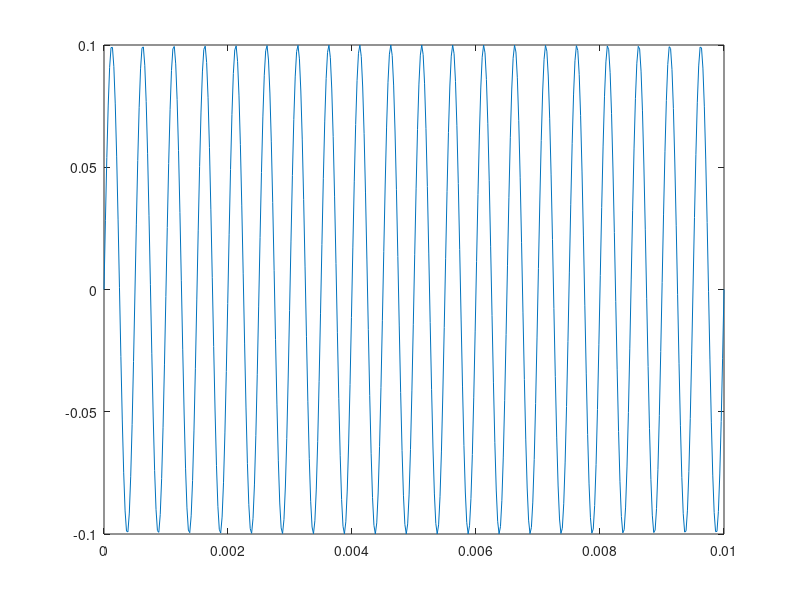
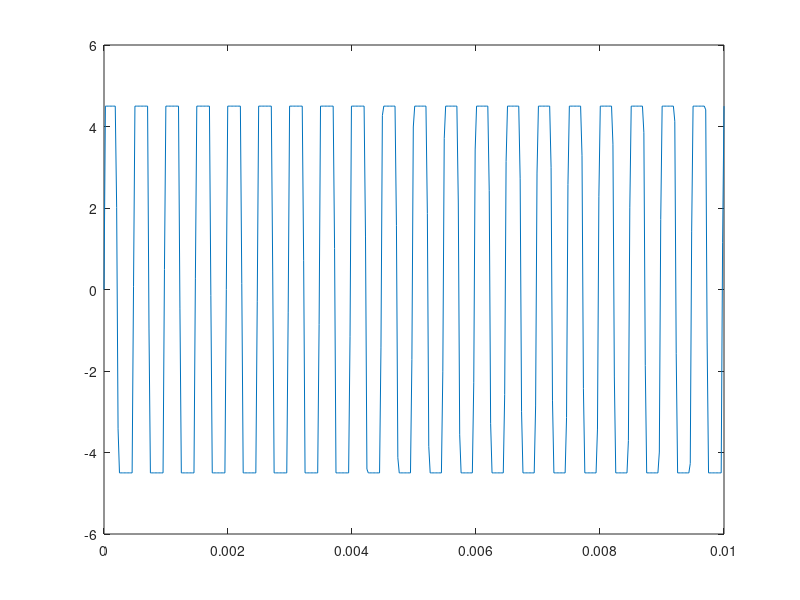
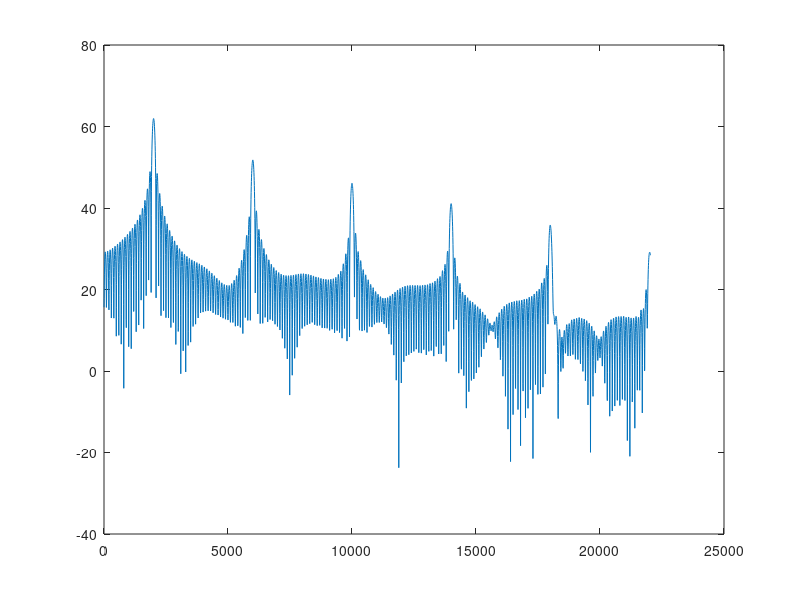
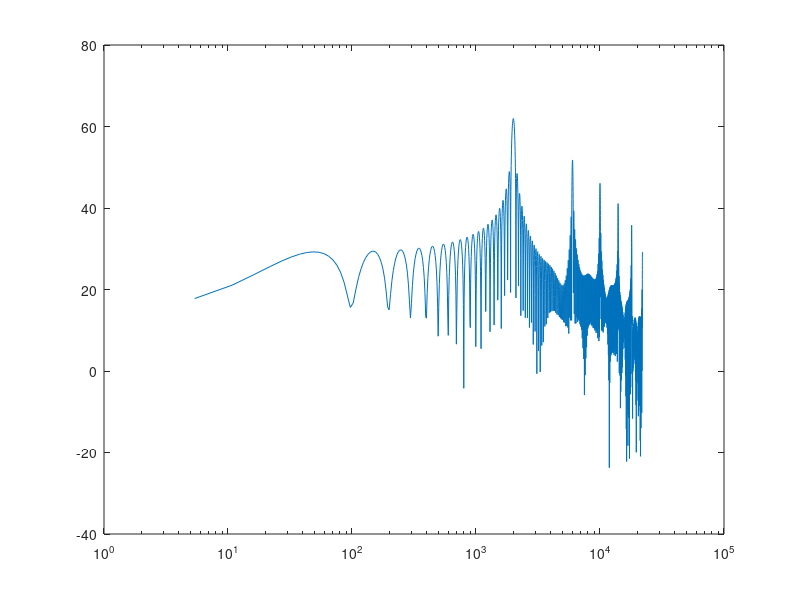

These charts were generated, in order, by the following MATLAB code:
%%

%%
clc;clear; close all;
Fs = 44100;
Ts = 1/Fs;
f = 2000;
t = [0:Ts:0.01].';

Vi = 0.1* sin(2*pi*f*t);

N = length(Vi);
C1 = 47e-9;
R1 = Ts/(2*C1);
R3 = 4700;
R4 = 1e6;
Rp = 0; % max

G = 1 / (R1+R3+Rp);
Gb = (R3+Rp) * G;
Gi = 1 + R4*G;
Gx1 = R1 * R4 * G;
x1 = 0;
x2 = 0;
Vo = zeros(N,1);
Vb = 0;
Vr1 = 0;

for n = 1:N
   Vb = Gb*Vi(n,1) - R1*Gb*x1;
   Vr1 = Vi(n,1) - Vb;
   Vo(n,1) = Gi*Vi(n,1) - Gx1*x1;
   if Vo(n,1) > 4.5;
       Vo(n,1) = 4.5;
   elseif Vo(n,1) < -4.5;
       Vo(n,1) = -4.5;  
   end
   if n < N
       x1 = (2 * Vr1 / R1) - x1;
   end
end

% Waveform
plot(t,Vi);
figure;

plot(t, Vo);

figure;
[H,F] = freqz(Vo,1,4096,Fs);
plot(F , 20*log10(abs(H)));
figure;
semilogx(F , 20*log10(abs(H)));


Vi2 = Vo;

% Diod parameters
eta = 1;
Is = 1*10^-15;
Vt = 26*10^-3;

C2 = 1*10^-9;
R2 = Ts/(2*C2);
R5 = 10e3;

Vo2 = zeros(N,1);
x = 0;
Vd = 0;
thr = 0.000000001;
for n = 1:N 
    
    % Step 1: Find voltage across nonlinear componenets
    iter = 1;
    num = -Vi(n,1)/R1 + Is * sinh(Vd/(eta*Vt)) + (1/R5 + 1/R2)*Vd - x;
    while (iter < 50 && abs(num) > thr)
        den = (Is/(eta*Vt)) * cosh(Vd/(eta*Vt)) + (1/R5 + 1/R2);
        Vd = Vd - num/den;
        num = -Vi(n,1)/R1 + Is * sinh(Vd/(eta*Vt)) + (1/R5 + 1/R2)*Vd - x;
        iter = iter + 1;
    end
    % Step 2: Calculate Output
    Vo2(n,1) = Vd;
    
    % Step 3: Update State Variables
    x = 2/R2*(Vo2(n,1)) - x;
end

figure;

plot(t, Vo2);